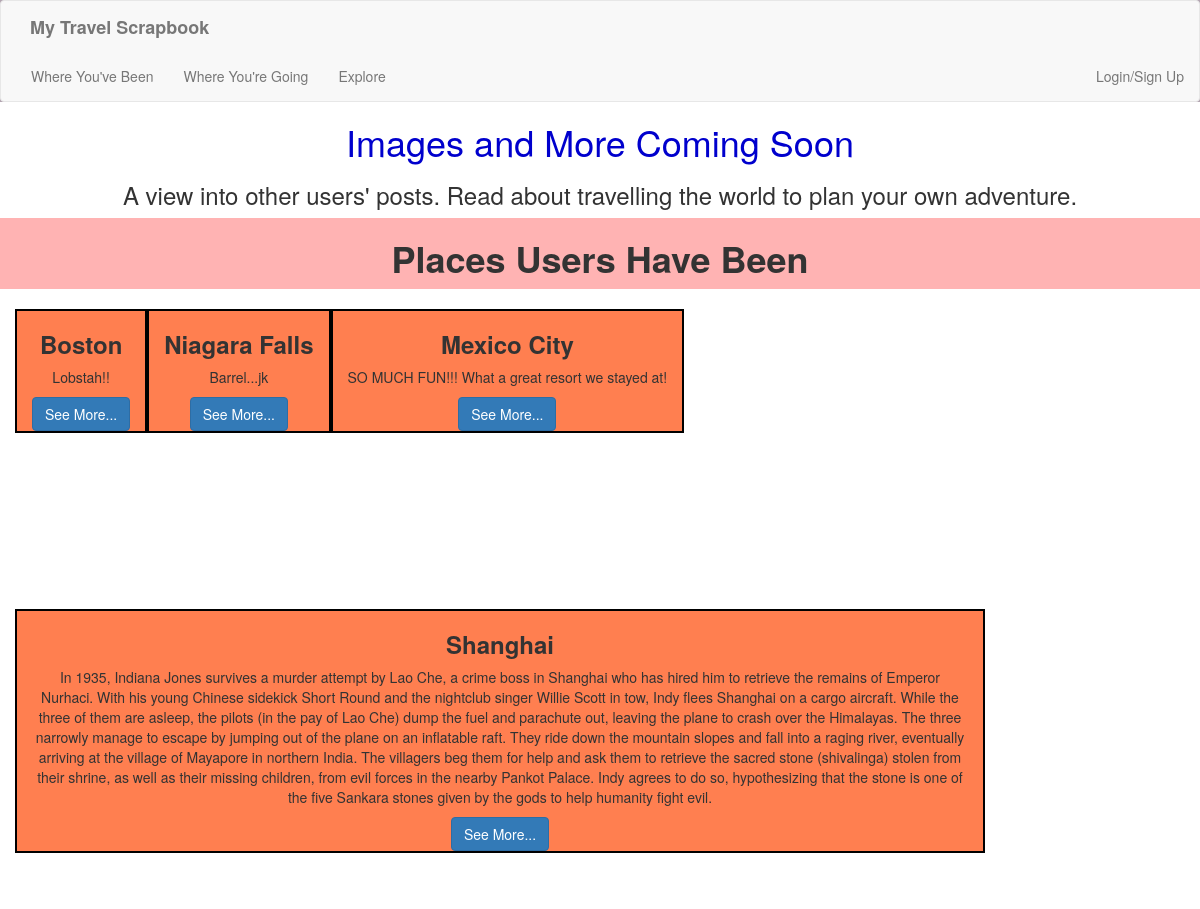
/explore, run on the app's committed database.
### app/models.py (models this page shows)
class Post(db.Model):
    id = db.Column(db.Integer, primary_key=True)
    type = db.Column(db.String(64))
    blog = db.Column(db.String(64), index=True)
    StartDate = db.Column(db.DateTime())
    EndDate = db.Column(db.DateTime())
    cityID = db.Column(db.Integer, db.ForeignKey('city.id'), nullable=False)
    userID = db.Column(db.Integer, db.ForeignKey('user.id'), nullable=False)

class City(db.Model):
    id = db.Column(db.Integer, primary_key=True)
    countryID = db.Column(db.Integer, db.ForeignKey("country.id"))
    name = db.Column(db.String(64), index=True)
    post = db.relationship("Post", backref="City", lazy="dynamic")

### app/routes.py (the view)
@app.route('/explore', methods=['GET', 'POST'])
def explore():
    posts = Post.query.filter_by(type=1)
    return render_template('explore.html', title='Explore', User=current_user, posts=posts)

### app/templates/explore.html
{% extends "base.html" %}
{% import 'bootstrap/wtf.html' as wtf %}
{% block content %}
<h1 class="text-center" style="color: mediumblue">Images and More Coming Soon</h1>
<div container-fluid>
    <div row>
        <div class="col-4 border">
            <p>
            <h3 class="text-center">A view into other users' posts. Read about travelling the world to plan your own
                adventure.</h3>
            </p>
        </div>
    </div>
</div>
<section style="background:#ffb3b3">
    <div class="container-fluid">
        <div class="row">
            <div class="col-12">
                <h1 class="text-center"><b>Places Users Have Been</b></h1>
            </div>
        </div>
    </div>
</section>
<br>
<div class="container-fluid">
    <div class="row">
        <div class="col-lg-10">
            {% for post in posts %}
            <div class="card text-center" style="height:300px;float:left;">
                <div class="card-body table-bordered container-fluid" style="background-color: coral;border-width:2px;border-color:black">
                    <h3 class="card-title text-center"><b>{{post.City.name}}</b></h3>
                    <p class="card-text text-center">{{post.blog}}</p>
                    <a href="beenPost/{{post.id}}" class="btn btn-primary">See More...</a>
                </div>
            </div>
            {% endfor %}
        </div>
    </div>
</div>
{% endblock %}

### app/templates/base.html (shortened to what this page needs)
{% extends 'bootstrap/base.html' %}
{% import 'bootstrap/wtf.html' as wtf %}
{% block navbar %}
<section style="background-color:#b1a3af">
    <nav class="navbar sticky-top navbar-default bg-light">
        <div class="container">
            <a class="navbar-brand text-center", href="{{ url_for('index') }}"><b>My Travel Scrapbook</b></a>
        </div>
        <div class="collapse navbar-collapse" id="bs-example-navbar-collapse-1">
            <ul class="nav navbar-nav">
                <li>
                    <a href="/beenList"> Where You've Been </a>
                </li>
                <li>
                    <a href="/wishList">Where You're Going</a>
                </li>
                <li>
                    <a class="nav-link" href="/explore">Explore</a>
                </li>
            </ul>
            <ul class="nav navbar-nav navbar-right">
                <li class="nav-item">
                    {% if current_user.is_anonymous %}
                    <a class="nav-link" href="{{ url_for('login') }}">Login/Sign Up</a>
                    {% else %}
                    <a class="nav-link" href="{{ url_for('logout') }}">Logout</a>
                    {% endif %}
                </li>
            </ul>
        </div>
    </nav>
</section>
{% endblock %}

### data on the page
Post: City.name "Boston", blog "Lobstah!!"
Post: City.name "Niagara Falls", blog "Barrel...jk"
Post: City.name "Mexico City", blog "SO MUCH FUN!!! What a great resort we stayed at!"
Post: City.name "Shanghai", blog "In 1935, Indiana Jones survives a murder attempt by Lao Che, a crime boss in Shanghai who has hired him to retrieve the remains of Emperor Nurhaci. With his young Chinese sidekick Short Round and the nightclub singer Willie Scott in tow, Indy flees Shanghai on a cargo aircraft. While the three of them are asleep, the pilots (in the pay of Lao Che) dump the fuel and parachute out, leaving the plane to crash over the Himalayas. The three narrowly manage to escape by jumping out of the plane on an inflatable raft. They ride down the mountain slopes and fall into a raging river, eventually arriving at the village of Mayapore in northern India. The villagers beg them for help and ask them to…"
